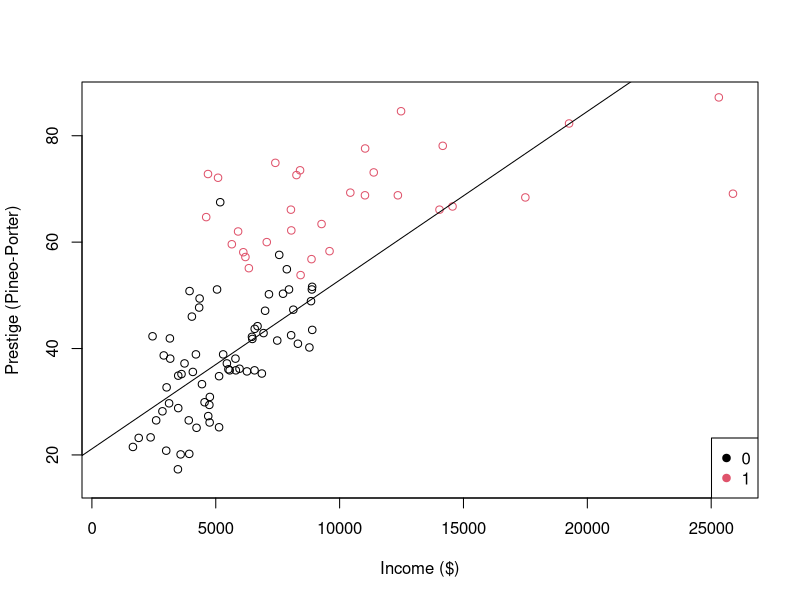
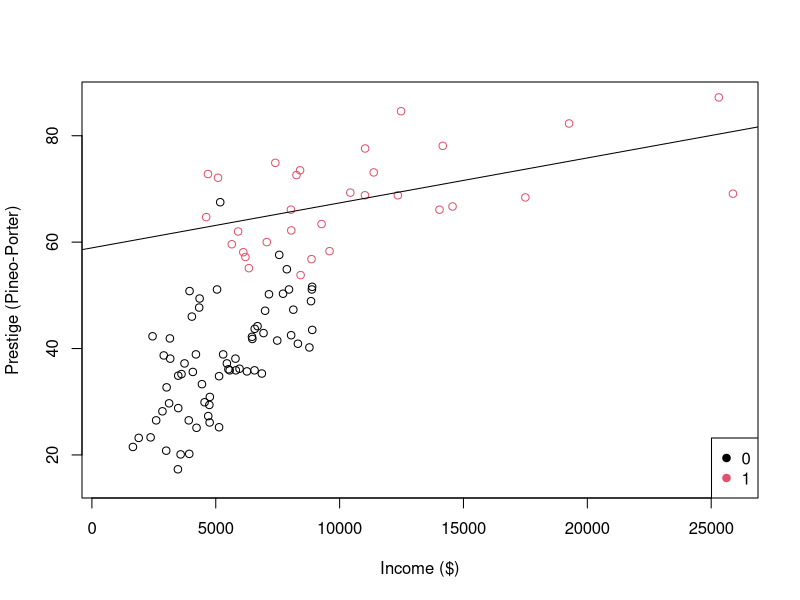

Write R code to recreate these figures, in order.
# PS04
# Author: Victor Gomez
# Date : 18/11/2024
setwd("C:/data/ecole/___TCD/Michaelmas_Term/stats_I/TCD-StatsI_Fall2024/problemSets/PS04/my_answers")
# Question 1
# Q a
#install.packages(car)
library(car)
data(Prestige )
df<-Prestige
professional <- ifelse(df$type=="prof", 1, 
                       ifelse(df$type=="bc",0,
                       ifelse(df$type=="wc",0,NA)))
professional

# Q b
lm1 <- lm(formula = df$prestige ~ df$income +professional + df$income:professional)
summary(lm1)

lm2 <- lm(formula =  ifelse(professional==1,df$prestige,NA) ~ ifelse(professional==1,df$income,NA))
summary(lm2)

pdf("lm1.pdf")
plot(y=df$prestige,x=df$income,col = factor(professional), xlab="Income ($)", ylab="Prestige (Pineo-Porter)")
legend("bottomright",
       legend = levels(factor(professional)),
       pch = 19,
       col = factor(levels(factor(professional))))
abline(lm1)
dev.off()

pdf("lm2.pdf")
plot(df$income, df$prestige,
     col = factor(professional),
     xlab="Income ($)", ylab="Prestige (Pineo-Porter)")
legend("bottomright",
       legend = levels(factor(professional)),
       pch = 19,
       col = factor(levels(factor(professional))))
abline(lm2)
dev.off()

###########################################
#         Question 2                      #
###########################################

#Q c
f_test <- 6.6
n<-131
k<- 2
f_pvalue <- df (f_test  , k-1 , n )
